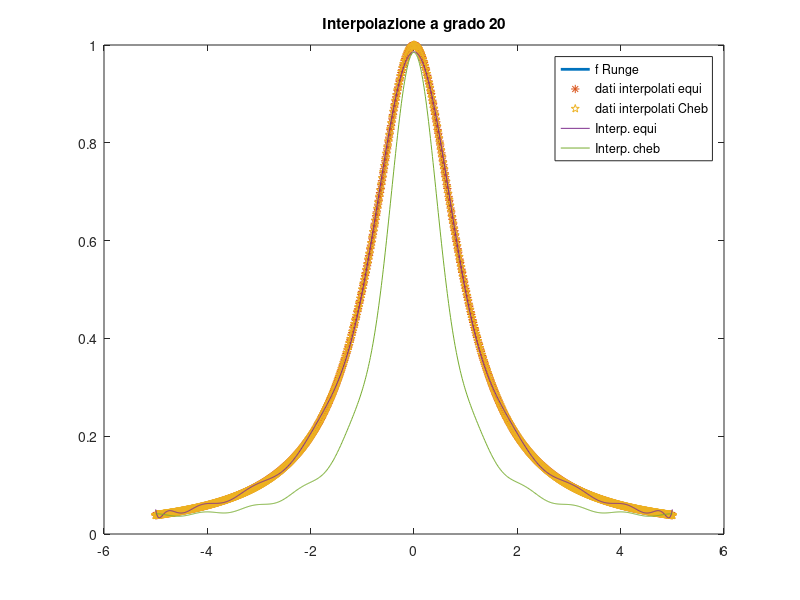
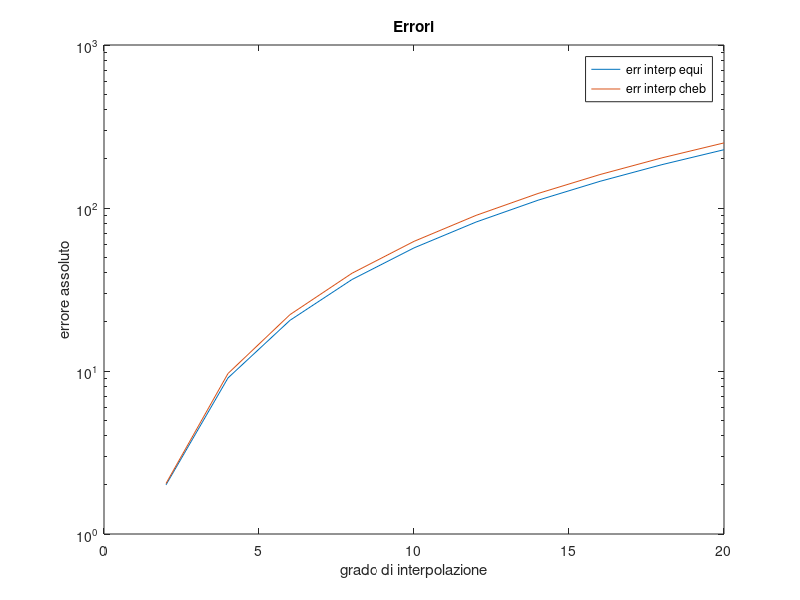

These figures' MATLAB source, in order:
clear all
close all
clc
% dati globali
f=@(x) 1./(x.^2+1);
a=-5;b=5; % estremi intervallo
m=5001; % num punti valutazione
degs=2:2:20; % gradi polinomiali considerati
pausa=0.2;
%% corpo dell'esperimento

E_equi=[];
E_cheb=[];
for n=degs
    N = 2*n^2;
    xeval=linspace(a,b,N);
    f_eval=f(xeval)';
    xinterp_equi=linspace(a,b,N);
    yinterp_equi=f(xinterp_equi)';
    xinterp_cheb=5*cos((2*(N-1:-1:0)+1)./(2*N+1)*pi); % pti di Chebyshev
    %xinterp_cheb=5*cos((n:-1:0)./n*pi); % pti di Gauss-Chebyshev
    yinterp_cheb=f(xinterp_cheb)';
    
    P_equi=polyfit(xinterp_equi,yinterp_equi,n);
    P_cheb=polyfit(xinterp_cheb,yinterp_cheb,n);
    yeval_equi=polyval(P_equi,xinterp_equi);
    yeval_cheb=polyval(P_cheb,xinterp_cheb);
    figure(1);
    plot(xeval,f_eval,'LineWidth',2);
    hold on
    plot(xinterp_equi,yinterp_equi,'*')
    plot(xinterp_cheb,yinterp_cheb,'p')
    plot(xeval,yeval_equi);
    plot(xeval,yeval_cheb);
    legend('f Runge','dati interpolati equi','dati interpolati Cheb',...
        'Interp. equi','Interp. cheb')
    title(['Interpolazione a grado ' num2str(n)]);
    hold off
    pause(pausa)
    E_equi=[E_equi,max(norm(yeval_equi-f_eval))];
    E_cheb=[E_cheb,max(norm(yeval_cheb-f_eval))];
end
%% grafico errori
figure(2);
semilogy(degs,E_equi);
hold on
semilogy(degs,E_cheb);
xlabel('grado di interpolazione');
ylabel('errore assoluto')
legend('err interp equi','err interp cheb');
title('Errori')
hold off
%% stampa a video
A=[degs;E_equi;E_cheb];
fprintf('Interpolazione della f. di Runge\n')
fprintf('-----------------------------------------------------\n')
fprintf(['Parametri: a=-5, b=5, ' num2str(m) ' punti di valutazione\n'])
fprintf('-----------------------------------------------------\n')
fprintf('Risultati:\n')
fprintf('|grado|\t |err interp equi   |\t |err interp cheb   |\n')
fprintf('-----------------------------------------------------\n')
fprintf('|%5d|\t |%1.12e|\t |%1.12e| \n',A)